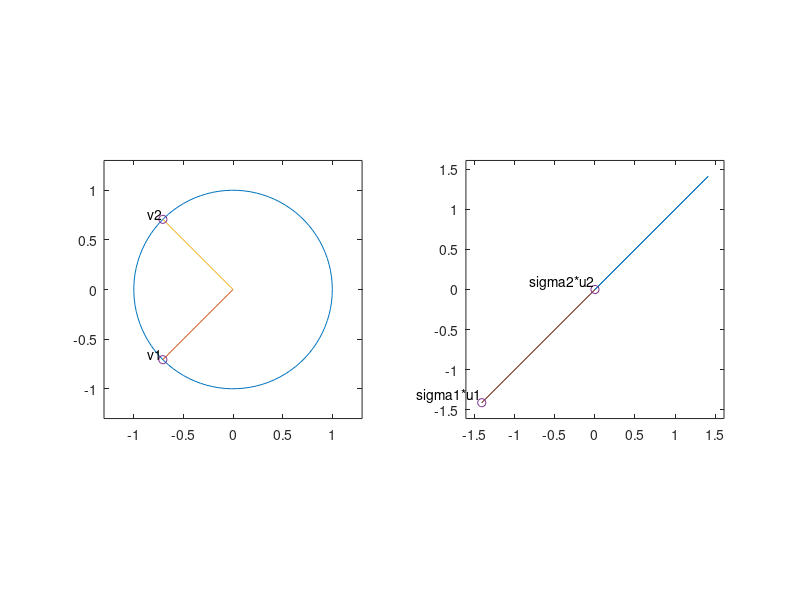

Reproduce this figure in MATLAB.
clear all

figure;
A = [1 1 ; 1 1];

subplot(1,2,1)

[U,S,rightsingular] = svd(A);

%plot unit circle
cplot = @(r,x0,y0) plot(x0 + r*cos(linspace(0,2*pi)),y0 + r*sin(linspace(0,2*pi)),'-');
cplot(1,0,0)
hold on 

plot([0,rightsingular(1)],[0, rightsingular(3)])
plot([0,rightsingular(2)],[0, rightsingular(4)])

labels = {'v1','v2'};
plot([rightsingular(1), rightsingular(3)],[rightsingular(2), rightsingular(4)],'o')
text([rightsingular(1), rightsingular(3)],[rightsingular(2), rightsingular(4)],labels,'VerticalAlignment','bottom','HorizontalAlignment','right')
axis([-1.3 1.3 -1.3 1.3])
pbaspect([1 1 1])

%% 

subplot(1,2,2)
theta = linspace(0, 2*pi);
x = cos(theta);
y = sin(theta);

ellipse_point = A*[x;y];

plot(ellipse_point(1,:), ellipse_point(2,:))
hold on
plot([0,S(1)*U(1)],[0, S(1)*U(2)])
hold on 
plot([0, S(4)*U(3)], [0, S(4)*U(4)])

labels = {'sigma1*u1','sigma2*u2'};
plot([S(1)*U(1), S(4)*U(3)],[S(1)*U(2), S(4)*U(4)],'o')
text([S(1)*U(1), S(4)*U(3)],[S(1)*U(2), S(4)*U(4)],labels,'VerticalAlignment','bottom','HorizontalAlignment','right')

axis padded
pbaspect([1 1 1])










